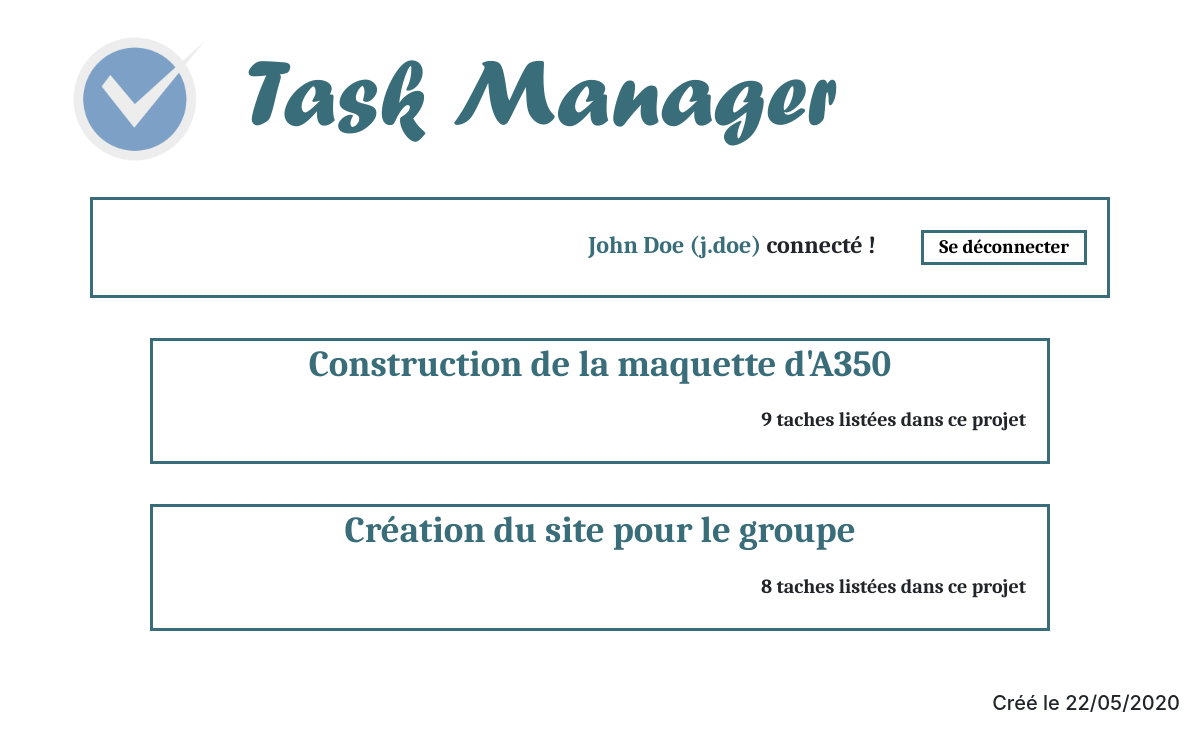
The app's page /manager/projects/ (signed in) with its own data.
### taskmanager/models.py (models this page shows, shortened)
class Projet(models.Model):
    nom = models.CharField(max_length=100)
    class Meta:
        verbose_name = "projet"

### taskmanager/views.py (the view)
# urls.py: path('projects/', projets, name = "Projets"),
def projets(request):
    connected = request.user.is_authenticated
    name = ""
    username = ""
    projets_list = []
    projets_taches_nbre = []
    projets = []
    if connected:
        name = request.user.first_name + " " + request.user.last_name
        username = request.user.username
        if request.user.has_perm('taskmanager.view_projet'):
            modify = request.user.has_perm('taskmanager.modify_projet')
            add = request.user.has_perm('taskmanager.add_projet')
            delete = request.user.has_perm('taskmanager.delete_projet')
            projets_list = list(Projet.objects.all())
            for projet in projets_list:
                projets_taches_nbre.append(0)
                for tache in Tache.objects.all():
                    if tache.projet == projet:
                        projets_taches_nbre[-1]+=1
                projets.append([projet, projets_taches_nbre[-1]])
        else:
            return redirect(denied)
    else:
        return redirect(connect)
    return render(request, 'taskmanager/projects.html', locals())

### templates/taskmanager/projects.html (shortened to what this page needs)
{% extends "base.html" %}
{% load static %}
{% block css %}<link rel="stylesheet" href="{% static 'css/taskmanager/projets.css' %} ">{% endblock %}
{% block contenu %}
    <ul>
    {% for projet in projets %}
        <a class = "links" href="{% url "Projet" projet.0.id %}">
            <li>
                <table class="projet">
                    <tr>
                        <td>
                            <h3>
                                {{ projet.0.nom }}
                            </h3>
                        </td>
                    </tr>
                    <tr>
                        <td>
                            <h5>{{ projet.1 }} tache{{ projet.1|pluralize }} listée{{ projet.1|pluralize }} dans ce projet</h5>
                        </td>
                    </tr>
                </table>
            </li>
        </a>
    {% endfor %}
    </ul>
{% endblock %}

### templates/base.html (shortened to what this page needs)
<!DOCTYPE html>
<html lang="en">
<head>
    {% load static %}
    <link rel="stylesheet" href="https://maxcdn.bootstrapcdn.com/bootstrap/4.5.0/css/bootstrap.min.css">
    <link rel="stylesheet" href="{% static 'css/base.css' %} ">
    {% block css %}{% endblock %}
</head>
<body>
    <div class="center per-90">
        <table id="full">
            <tr>
                <td id = "icon-cont">
                    <img src="{% static "images/icon.png" %}" alt="logo" id="icon"/>
                </td>
                <td>
                    <h1 id = "title">Task Manager</h1>
                </td>
            </tr>
        </table>
    </div>
    <div class="center bloc-85">
        {% if connected %}
            <h4 class="regular"><span>{{ name }} ({{ username }})</span> connecté ! <a href="{% url "Deconnexion" %}"><button id="disconnect">Se déconnecter</button></a></h4>
        {% else %}
            <h4 class="regular">Non connecté...</h4>
        {% endif %}
    </div>
    <div id="content" class="regular">
        {% block contenu %}{% endblock %}
    </div>
    <h5>Créé le 22/05/2020</h5>
</body>
</html>

### static/css/base.css (style rules this page uses)
.regular { font-family: 'Caladea'; }
h1 { width: 85%; margin: auto; padding: 5px; padding-bottom: 15px; font-size: 600%; color: #396d79; font-family: 'Forte'; }
h3 { color: #396d79; width: 85%; margin: auto; font-size: 230%; text-align: center; }
h4 { font-size: 150%; text-align: right; margin-top: 10px; margin-bottom: 10px; }
#disconnect { font-size: 80%; background-color: transparent; border: solid 3px #396d79; padding: 3px 15px; margin-left: 40px; }
h5 { text-align: right; padding: 20px; }
#icon { width: 100%; height: 100%; float:left; }
#title { margin: 30px; font-size: 600%; color: #396d79; font-family: 'Forte'; text-align: left; }
.bloc-85 { padding: 20px; width: 85%; border: solid 3px #396d79; margin: 15px; }
.per-90 { width: 90%; }
.center { margin: auto }
#full { width: 100%; }
#icon-cont { width: 150px; height: 150px; }
span { color: #396d79; }

### static/css/taskmanager/projets.css (style rules this page uses)
ul { padding:0px; list-style: none; }
.projet { width: 75%; margin: 40px auto; border: solid 3px #396d79; }
h3 { width: 90%; margin: auto; }
a { color: inherit; text-decoration: none; }
.center { margin: auto; text-align: center; }

### records on screen
Projet: nom "Construction de la maquette d'A350", projet "9"
Projet: nom "Création du site pour le groupe", projet "8"

### other values on screen
{{ name }} "John Doe"
{{ username }} "j.doe"
